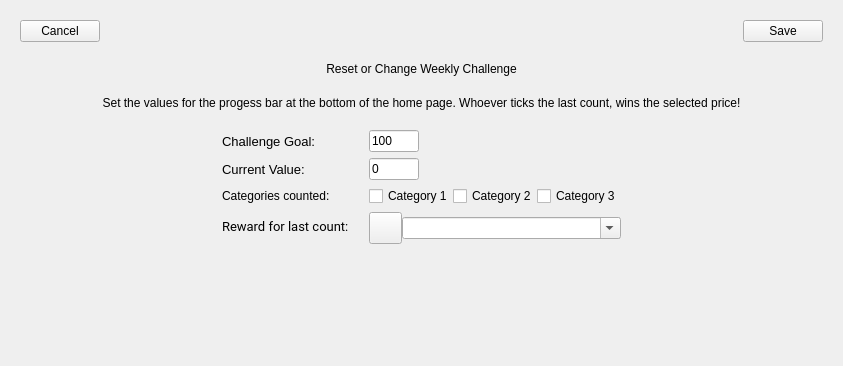
<?xml version="1.0" encoding="UTF-8"?>
<ui version="4.0">
 <class>user_widget</class>
 <widget class="QWidget" name="user_widget">
  <property name="geometry">
   <rect>
    <x>0</x>
    <y>0</y>
    <width>843</width>
    <height>366</height>
   </rect>
  </property>
  <property name="windowTitle">
   <string>Form</string>
  </property>
  <property name="styleSheet">
   <string notr="true"/>
  </property>
  <layout class="QVBoxLayout" name="verticalLayout">
   <property name="spacing">
    <number>20</number>
   </property>
   <property name="leftMargin">
    <number>20</number>
   </property>
   <property name="topMargin">
    <number>20</number>
   </property>
   <property name="rightMargin">
    <number>20</number>
   </property>
   <property name="bottomMargin">
    <number>20</number>
   </property>
   <item>
    <layout class="QHBoxLayout" name="horizontalLayout">
     <item>
      <widget class="QPushButton" name="cancel_button">
       <property name="cursor">
        <cursorShape>PointingHandCursor</cursorShape>
       </property>
       <property name="text">
        <string>Cancel</string>
       </property>
       <property name="btnType" stdset="0">
        <string>tertiary</string>
       </property>
      </widget>
     </item>
     <item>
      <spacer name="horizontalSpacer">
       <property name="orientation">
        <enum>Qt::Orientation::Horizontal</enum>
       </property>
       <property name="sizeHint" stdset="0">
        <size>
         <width>40</width>
         <height>20</height>
        </size>
       </property>
      </spacer>
     </item>
     <item>
      <widget class="QPushButton" name="save_button">
       <property name="cursor">
        <cursorShape>PointingHandCursor</cursorShape>
       </property>
       <property name="text">
        <string>Save</string>
       </property>
       <property name="btnType" stdset="0">
        <string>tertiary</string>
       </property>
      </widget>
     </item>
    </layout>
   </item>
   <item>
    <widget class="QLabel" name="title_label">
     <property name="text">
      <string>Reset or Change Weekly Challenge</string>
     </property>
     <property name="alignment">
      <set>Qt::AlignmentFlag::AlignCenter</set>
     </property>
     <property name="lblType" stdset="0">
      <string>title</string>
     </property>
    </widget>
   </item>
   <item>
    <widget class="QLabel" name="label">
     <property name="text">
      <string>Set the values for the progess bar at the bottom of the home page. Whoever ticks the last count, wins the selected price!</string>
     </property>
     <property name="alignment">
      <set>Qt::AlignmentFlag::AlignCenter</set>
     </property>
    </widget>
   </item>
   <item>
    <layout class="QHBoxLayout" name="horizontalLayout_3">
     <item>
      <spacer name="horizontalSpacer_2">
       <property name="orientation">
        <enum>Qt::Orientation::Horizontal</enum>
       </property>
       <property name="sizeHint" stdset="0">
        <size>
         <width>40</width>
         <height>20</height>
        </size>
       </property>
      </spacer>
     </item>
     <item>
      <layout class="QFormLayout" name="formLayout">
       <property name="verticalSpacing">
        <number>6</number>
       </property>
       <item row="0" column="0">
        <widget class="QLabel" name="label_5">
         <property name="styleSheet">
          <string notr="true">font-size: 10pt;</string>
         </property>
         <property name="text">
          <string>Challenge Goal:</string>
         </property>
        </widget>
       </item>
       <item row="0" column="1">
        <widget class="QLineEdit" name="challenge_goal_edit">
         <property name="maximumSize">
          <size>
           <width>50</width>
           <height>16777215</height>
          </size>
         </property>
         <property name="text">
          <string>100</string>
         </property>
         <property name="placeholderText">
          <string>100</string>
         </property>
        </widget>
       </item>
       <item row="1" column="0">
        <widget class="QLabel" name="label_6">
         <property name="styleSheet">
          <string notr="true">font-size: 10pt;</string>
         </property>
         <property name="text">
          <string>Current Value:</string>
         </property>
        </widget>
       </item>
       <item row="1" column="1">
        <widget class="QLineEdit" name="challenge_current_edit">
         <property name="maximumSize">
          <size>
           <width>50</width>
           <height>16777215</height>
          </size>
         </property>
         <property name="text">
          <string>0</string>
         </property>
         <property name="placeholderText">
          <string>0</string>
         </property>
        </widget>
       </item>
       <item row="2" column="0">
        <widget class="QLabel" name="label_2">
         <property name="text">
          <string>Categories counted:</string>
         </property>
        </widget>
       </item>
       <item row="2" column="1">
        <layout class="QHBoxLayout" name="horizontalLayout_5">
         <property name="sizeConstraint">
          <enum>QLayout::SizeConstraint::SetNoConstraint</enum>
         </property>
         <item>
          <widget class="QCheckBox" name="cat_1_select">
           <property name="cursor">
            <cursorShape>PointingHandCursor</cursorShape>
           </property>
           <property name="text">
            <string>Category 1</string>
           </property>
          </widget>
         </item>
         <item>
          <widget class="QCheckBox" name="cat_2_select">
           <property name="cursor">
            <cursorShape>PointingHandCursor</cursorShape>
           </property>
           <property name="text">
            <string>Category 2</string>
           </property>
          </widget>
         </item>
         <item>
          <widget class="QCheckBox" name="cat_3_select">
           <property name="cursor">
            <cursorShape>PointingHandCursor</cursorShape>
           </property>
           <property name="text">
            <string>Category 3</string>
           </property>
          </widget>
         </item>
        </layout>
       </item>
       <item row="3" column="0">
        <widget class="QLabel" name="label_7">
         <property name="font">
          <font>
           <family>Roboto</family>
           <pointsize>10</pointsize>
           <fontweight>Medium</fontweight>
          </font>
         </property>
         <property name="styleSheet">
          <string notr="true">font-size: 10pt;</string>
         </property>
         <property name="text">
          <string>Reward for last count:</string>
         </property>
        </widget>
       </item>
       <item row="3" column="1">
        <layout class="QHBoxLayout" name="horizontalLayout_2">
         <item>
          <widget class="QToolButton" name="delete_button">
           <property name="cursor">
            <cursorShape>PointingHandCursor</cursorShape>
           </property>
           <property name="text">
            <string/>
           </property>
           <property name="icon">
            <iconset>
             <normaloff>../icons/icon_trash.svg</normaloff>../icons/icon_trash.svg</iconset>
           </property>
           <property name="iconSize">
            <size>
             <width>25</width>
             <height>25</height>
            </size>
           </property>
           <property name="btnType" stdset="0">
            <string>icon</string>
           </property>
          </widget>
         </item>
         <item>
          <widget class="QComboBox" name="reward_box">
           <property name="sizePolicy">
            <sizepolicy hsizetype="Expanding" vsizetype="Fixed">
             <horstretch>0</horstretch>
             <verstretch>0</verstretch>
            </sizepolicy>
           </property>
           <property name="cursor">
            <cursorShape>PointingHandCursor</cursorShape>
           </property>
           <property name="editable">
            <bool>true</bool>
           </property>
          </widget>
         </item>
        </layout>
       </item>
      </layout>
     </item>
     <item>
      <spacer name="horizontalSpacer_3">
       <property name="orientation">
        <enum>Qt::Orientation::Horizontal</enum>
       </property>
       <property name="sizeHint" stdset="0">
        <size>
         <width>40</width>
         <height>20</height>
        </size>
       </property>
      </spacer>
     </item>
    </layout>
   </item>
   <item>
    <spacer name="verticalSpacer">
     <property name="orientation">
      <enum>Qt::Orientation::Vertical</enum>
     </property>
     <property name="sizeHint" stdset="0">
      <size>
       <width>20</width>
       <height>40</height>
      </size>
     </property>
    </spacer>
   </item>
  </layout>
 </widget>
 <resources/>
 <connections/>
</ui>
